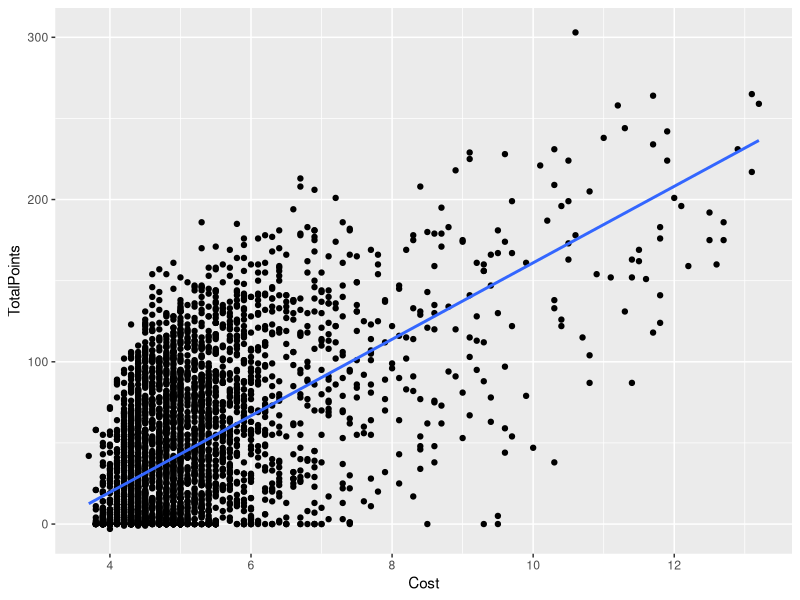
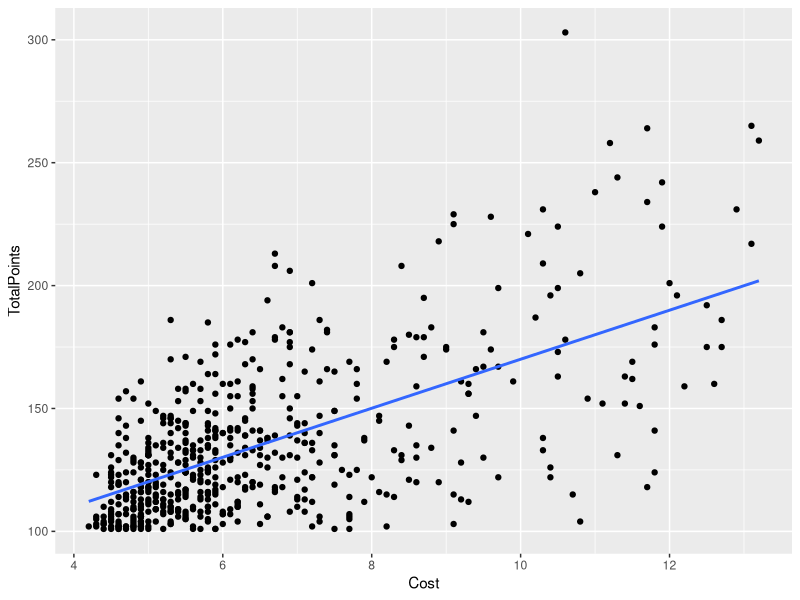

Source code (R) for these figures, in order:
## ---- chunk 1
library(tidyverse)

#Note: This is data up to the penultimate gameweek

# Load data
season16 <- read_csv("Data/FPL16-GW37.csv")
season17 <- read_csv("Data/FPL17-GW37.csv")
season18 <- read_csv("Data/FPL18-GW37.csv")
season19 <- read_csv("Data/FPL19-GW35.csv")
season20 <- read_csv("Data/FPL20-GW37.csv")
season21 <- read_csv("Data/FPL21-GW37.csv")

# Dropping cols not shared by all dataframes
# NB This is due to differences in szn recording and number of GWs
season16 <- select(season16, -c(GW38Forecast) )
season17 <- select(season17, -c(ICTIndex,GW38Forecast) )
season18 <- select(season18, -c(ICTIndex,GW38Forecast))
season19 <- select(season19, -c(ICTIndex,GW36Forecast))
season20 <- select(season20, -c(ICTIndex,GW38Forecast))
season21 <- select(season21, -c(ICTIndex,GW38Forecast))

# Binding the data
df <- rbind(season16, season17, season18, season19, season20, season21)

# Only selecting raw stats that are relevant (and re-ordering them)
df <- select( df, c(PositionsList, Team, Cost, TotalPoints, MinutesPlayed, AveragePoints, GoalsScored, GoalsScoredPoints, Assists, CleanSheets, CleanSheetPoints, GoalsConceded, GoalsConcededPoints, PenaltiesMissed, OwnGoals, YellowCards, RedCards, Bonus, SelectedByPercent, LastSeasonPoints ))

df <- df %>% 
   mutate(Cost = Cost / 1000000)            #convert cost to millions
   filter(df, PositionsList != "GLK")       #not analyzing goalkeepers




## ---- chunk 2

library(ggplot2)

ggplot(df, aes(x=Cost, y=TotalPoints)) + 
  geom_point() +
  geom_smooth(method = "lm", se = FALSE)

## ---- chunk 3

# We only want to consider players with at least 100 points
d <- filter(df, TotalPoints > 100)

ggplot(d, aes(x=Cost, y=TotalPoints)) + 
  geom_point() +
  geom_smooth(method = "lm", se = FALSE)

